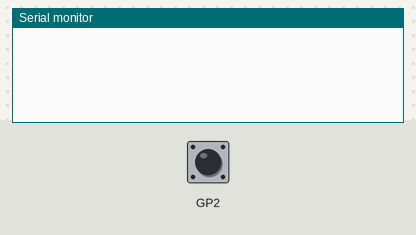
Recording of a sketch running on a simulated Raspberry Pi Pico. Shown: the last lines printed to the serial monitor. Inputs (shaded band) come from the test bench; at power-on: GP2 HIGH.

Above: at 1.2 s.
1.3 s: GP2 pulsed LOW 2 times (0.12 s each, 0.3 s apart)
At 2.8 s:
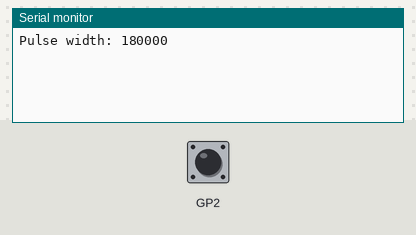
3.4 s: GP2 pulled LOW for 0.15 s
At 4.2 s:
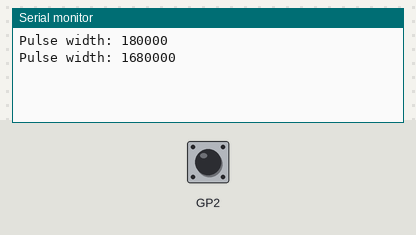
5.0 s: GP2 pulled LOW for 1 s
At 5.4 s:
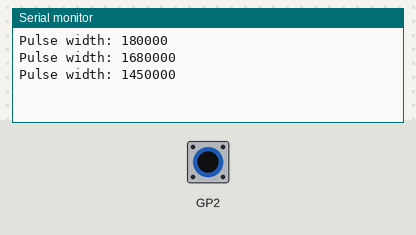
7.5 s: GP2 pulled LOW for 0.15 s
At 8.5 s:
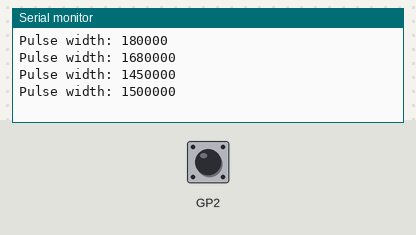
Timing chart, 0 to 10.1 s (numbered marks = the images above; inputs shaded):
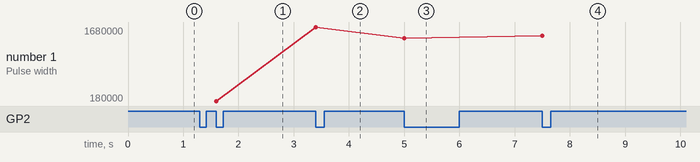

The sketch:

interrupt_driven_427.ino
```cpp
// snippet: interrupt_driven_427
// tags: interrupt, attachinterrupt, isr, pulse, width, micros, rising, falling
// boards: avr, esp32, megaavr, nano33iot, romi32u4, rp2040
// library: none
// description: Measure pulse width on pin 2: record micros() on RISING interrupt, record again on FALLING, compu…
// prompts: measure, pulse, width, record, micros(), rising
// verified: compile-only
// source: kd-generated (id 427)
// exact-include: Arduino.h

#include <Arduino.h>

volatile unsigned long pulseStart = 0;
volatile unsigned long pulseEnd = 0;
volatile bool pulseStarted = false;
volatile bool pulseReady = false;   // ISR hands a completed pulse to loop()

// ISRs stay tiny: capture micros() and set a flag. No Serial here — Serial is
// slow and itself interrupt-driven, so printing inside an ISR can hang.
// Note: Only one ISR can be bound per pin on Arduino cores.
// To capture both edges, use CHANGE interrupt and track edge state.
void onChange() {
  if (digitalRead(2) == HIGH) {
    // Rising edge detected
    pulseStart = micros();
    pulseStarted = true;
  } else {
    // Falling edge detected
    if (pulseStarted) {
      pulseEnd = micros();
      pulseStarted = false;
      pulseReady = true;
    }
  }
}

void setup() {
  Serial.begin(9600);
  pinMode(2, INPUT_PULLUP);
  // Use CHANGE interrupt to capture both rising and falling edges
  // Only one ISR can be bound per pin on Arduino cores
  attachInterrupt(digitalPinToInterrupt(2), onChange, CHANGE);
}

void loop() {
  // Do the printing here, not in the ISR. Snapshot the shared values under a
  // guard first (torn-read-safe on 8-bit AVR).
  if (pulseReady) {
    noInterrupts();
    unsigned long start = pulseStart;
    unsigned long end = pulseEnd;
    pulseReady = false;
    interrupts();

    unsigned long pulseWidth = end - start;
    Serial.print("Pulse width: ");
    Serial.println(pulseWidth);
  }
}
```

Measured:
- after the input at 1.3 s, the serial monitor: prints a new line after 0.30 s (image 1)
- after the input at 3.4 s, the serial monitor: prints a new line at once (image 2)
- after the input at 5.0 s, the serial monitor: prints a new line at once (image 3)
- after the input at 7.5 s, the serial monitor: prints a new line at once (image 4)
- plotted number 1: 180000 → 1680000 after the input at 3.4 s, 1680000 → 1450000 after the input at 5.0 s, 1450000 → 1500000 after the input at 7.5 s
